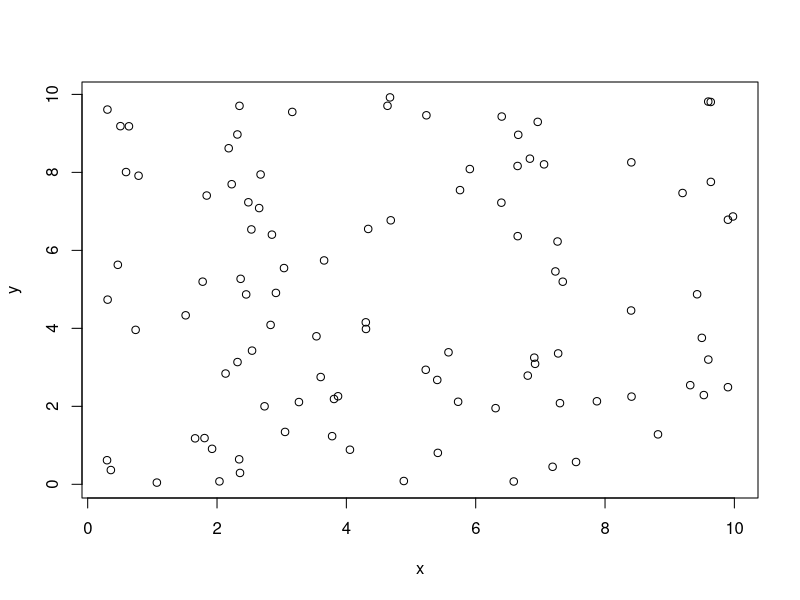
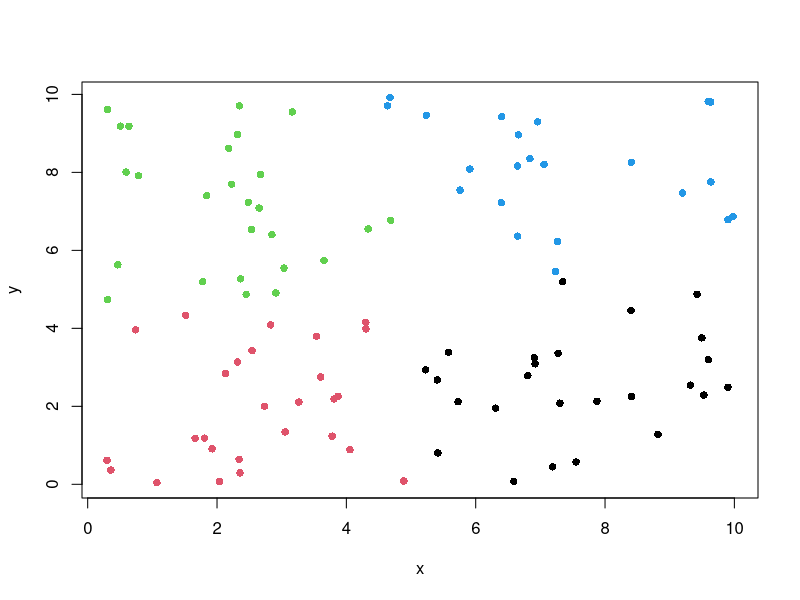
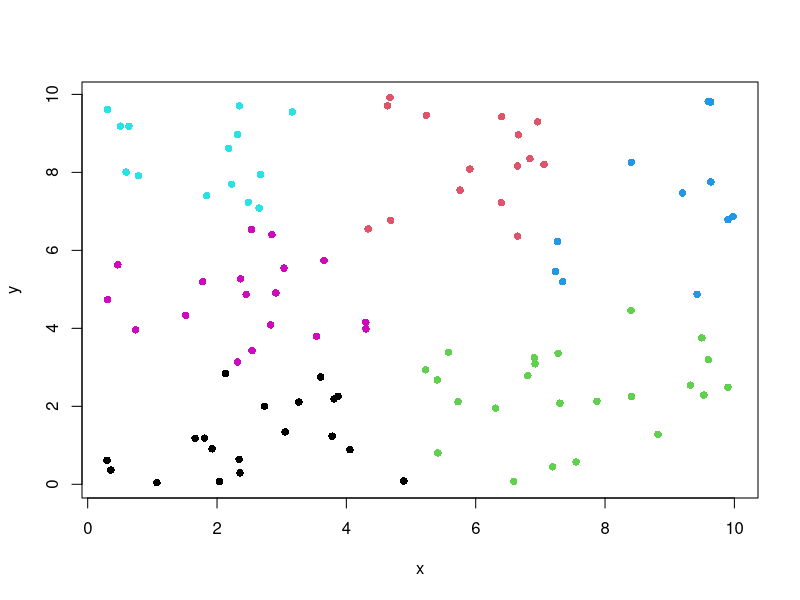
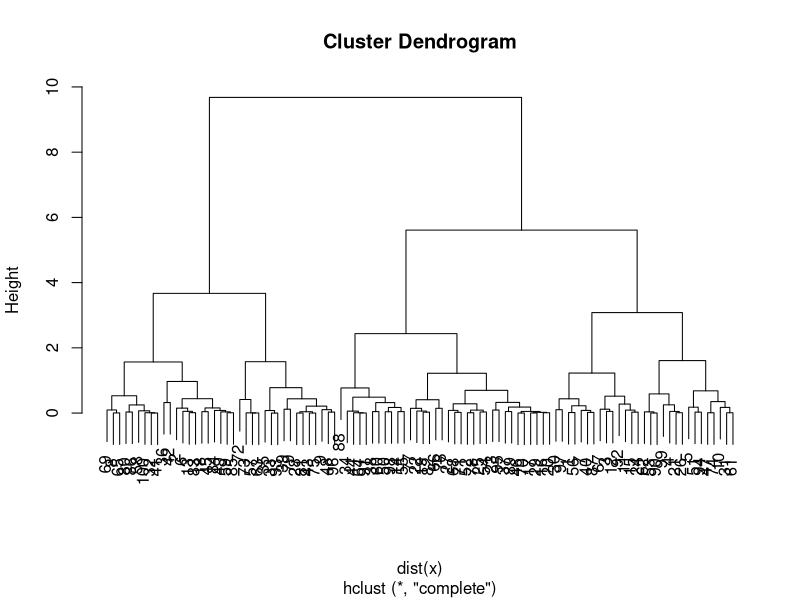

These figures' R source, in order:
library(stats)


x=runif(100,0,10)
y=runif(100,0,10)

plot(x,y)

data=data.frame(x,y)

model=kmeans(data,4,nstart = 15)

model

plot(data,col=model$cluster,pch=16)


model=kmeans(data,6,nstart=15)
model

#the better the model, if the between_SS/total_SS is greater


plot(data,col=model$cluster,pch=16)


clust=hclust(dist(x),method="complete")

clust

plot(clust)
